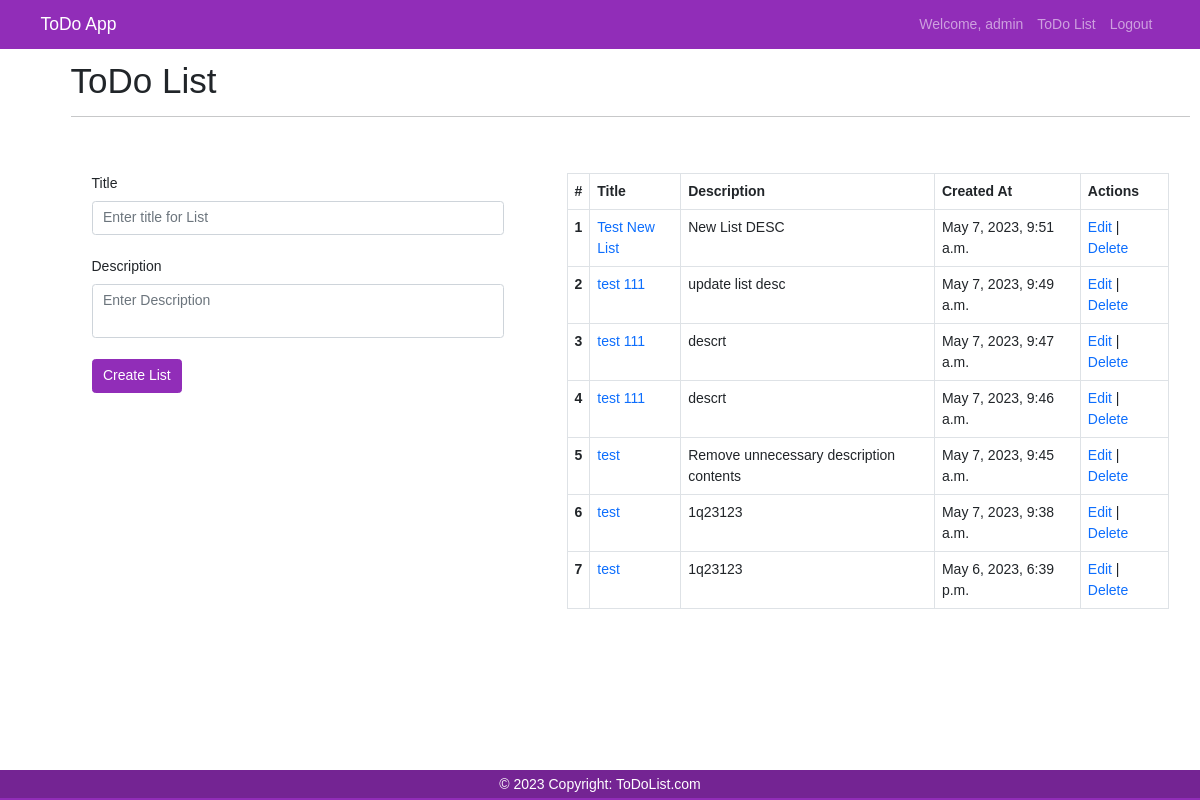
Page /todo-list (signed in) on the committed database.
### ToDoList/models.py (models this page shows, shortened)
class ToDoList(models.Model):
    title = models.CharField(max_length=50)
    description = models.CharField(max_length=200)
    created_at = models.DateTimeField(auto_now_add=True)
    created_by = models.ForeignKey(User, on_delete=models.SET_NULL, null=True)

### ToDoList/views.py (the view, shortened to what this page needs)
# urls.py: path("todo-list", views.todo_list, name = "todo-list" ),
@login_required(login_url='login')
def todo_list(request):
        listobj = ToDoList.objects.all().order_by('-id') .filter(Q(created_by = request.user))
        count = listobj.count
        context = {
            'listobj' : listobj,
            'count': count
        }
        return render(request, render_list_html, context)

### ToDoList/templates/ToDoList/todo-list.html (shortened to what this page needs)
{% extends 'ToDoList/layouts/main.html' %}
{% block content %}
<div class="container" style="margin:5%;">
    <div class="row">
        <div class="col-12">
            <h1>
                ToDo List
            </h1>
            <hr style="border: color #b8bfc2;">
        </div>
    </div>
<div class="row">
    <div class="col-md-5">
    <section class="py-5">
        <div class="container">
            <div class="row">
                <div class="col-12">
                    <form action="{% url 'todo-list' %}" method="post">
                        <div class="mb-4">
                            <label for="" class="form-label">Title</label>
                            {% if is_edit %}
                            <input type="hidden" name="id" value="{{item.id}}">
                            <input type="text" name="title" id="title" value="{{item.title}}" required max-length="100" placeholder="Enter title for List" class="form-control" >
                            {% else %}
                            <input type="text" name="title" id="title" required max-length="100" placeholder="Enter title for List" class="form-control" >
                            {% endif %}
                        </div>
                        <div class="mb-4">
                            <label for="" class="form-label">Description</label>
                            {% if is_edit %}
                            <textarea name="description" id="description" required max-length="200" placeholder="Enter Description"
                            class="form-control" style="resize:none;">{{item.description}}</textarea>
                            {% else %}
                            <textarea name="description" id="description" required max-length="200" placeholder="Enter Description"
                            class="form-control" style="resize:none;"></textarea>
                            {% endif %}
                        </div>
                        <button type="submit" class="btn btn-primary">
                            {% if is_edit %}
                                Update List
                            {% else %}
                                Create List
                            {% endif %}
                        </button>
                    </form>
                </div>
            </div>
        </div>
    </section>
</div>
<div class="col-md-7" id="grid_id" >
   <section class="py-5">
        <div class="container">
            <table class="table table-bordered" aria-label="todo-list">
                <thead class="thead-dark">
                  <tr>
                    <th scope="col">#</th>
                    <th scope="col">Title</th>
                    <th scope="col">Description</th>
                    <th scope="col">Created At</th>
                    <th scope="col">Actions</th>
                  </tr>
                </thead>
                <tbody>
                {% if listobj %}
                {% for obj in listobj %}
                  <tr>
                    <th scope="row">{{forloop.counter}}</th>
                    <td><a href="{% url 'todo-item' obj.id %}">{{obj.title}}</a></td>
                    <td>{{obj.description}}</td>
                    <td>{{ obj.created_at}}</td>
                    <td>
                        <a href="{% url 'edit-list' obj.id %}"> Edit </a> |
                        <a href="#" onclick="confirm_delete('{{obj.id}}')">Delete</a>
                    </td>
                  </tr>
                  {% endfor %}
                  {% else %}
                  <tr> <td colspan="4" class="text-center"> No items found </td></tr>
                  {% endif %}
                </tbody>
              </table>
        </div>
    </section>
</div>
</div>
</div>
{% endblock content %}

### ToDoList/templates/ToDoList/include/navbar.html (shortened to what this page needs)
<nav class="navbar navbar-expand-lg navbar-dark bg-dark fixed-top">
  <div class="container">
    <a class="navbar-brand" href="{% url 'login' %}">ToDo App</a>
    <div class="collapse navbar-collapse" id="navbarNavAltMarkup">
      <div class="navbar-nav ms-auto">
        {% if request.user.is_authenticated%}
        <label for="" class="nav-link">Welcome, {{request.user}}</label>
        {% endif %}
        {% if request.user.is_authenticated%}
        <a class="nav-link" aria-current="page" href="{% url 'todo-list' %}"> ToDo List</a>
        <a class="nav-link" aria-current="page" href="{% url 'logout' %}"> Logout</a>
        {% else %}
        <a class="nav-link" href="{% url 'login' %}"><i class="fa fa-sign-in"></i>Login</a>
        <a class="nav-link" href="{% url 'register' %}"><i class="fa fa-users"></i>Register</a>
        {% endif %}
      </div>
    </div>
  </div>
</nav>

### static/css/style.css (style rules this page uses)
.navbar-dark, .bg-dark { background-color: #912db8 !important; }
.btn-primary { background-color: #912db8 !important; border-color: #912db8 !important; }
html { font-size: 14px; }
body { font-family: 'Nato Sans', sans-serif; }
a { text-decoration: none; }

### rows in the picture
ToDoList: title "Test New List", description "New List DESC", created_at "May 7, 2023, 9:51 a.m."
ToDoList: title "test 111", description "update list desc", created_at "May 7, 2023, 9:49 a.m."
ToDoList: title "test 111", description "descrt", created_at "May 7, 2023, 9:47 a.m."
ToDoList: title "test 111", description "descrt", created_at "May 7, 2023, 9:46 a.m."
ToDoList: title "test", description "Remove unnecessary description contents", created_at "May 7, 2023, 9:45 a.m."
ToDoList: title "test", description "1q23123", created_at "May 7, 2023, 9:38 a.m."
ToDoList: title "test", description "1q23123", created_at "May 6, 2023, 6:39 p.m."

### other values in the picture
{{ request.user }} "admin"
